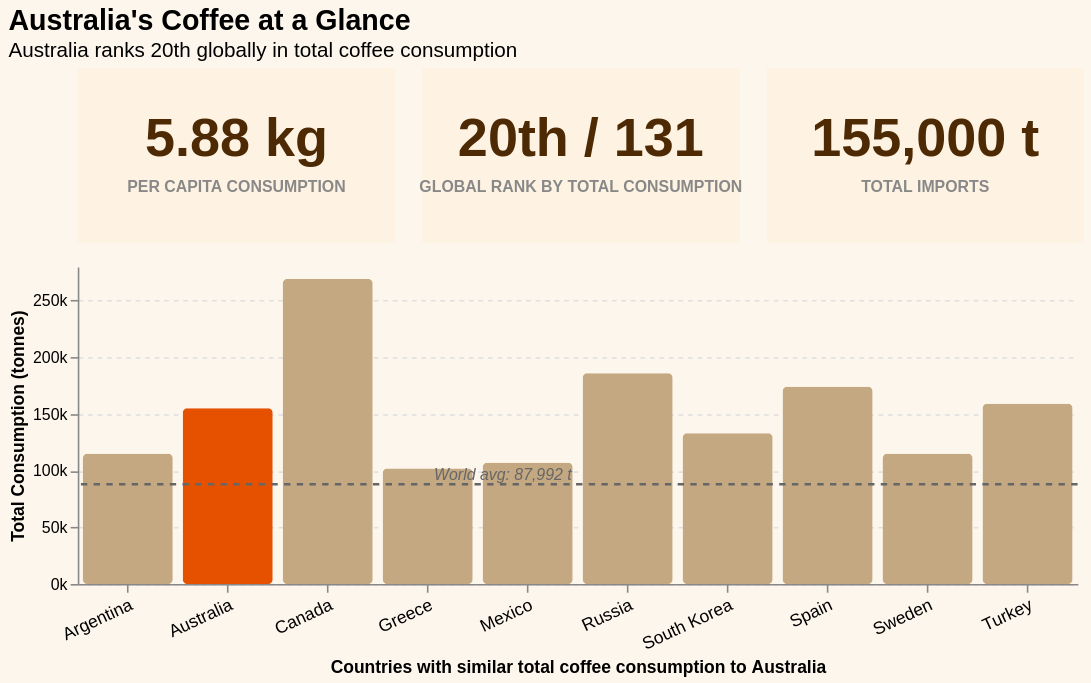

Write a Vega-Lite specification for this figure.
### Vega-Lite specification from a JSON file in a GitHub repository (floating-point values rounded to 4 significant figures)
{"$schema": "https://vega.github.io/schema/vega-lite/v6.json", "background": "#fdf6ec", "title": {"text": "Australia's Coffee at a Glance", "subtitle": "Australia ranks 20th globally in total coffee consumption", "fontSize": 18, "subtitleFontSize": 13, "anchor": "start"}, "config": {"view": {"stroke": null}, "concat": {"spacing": 15}}, "vconcat": [{"hconcat": [{"width": 200, "height": 110, "view": {"fill": "#fef3e2"}, "layer": [{"data": {"values": [{"x": 100, "y": 45, "text": "5.88 kg"}]}, "mark": {"type": "text", "fontSize": 34, "fontWeight": "bold", "color": "#4e2a04"}, "encoding": {"x": {"field": "x", "type": "quantitative", "scale": {"domain": [0, 200]}, "axis": null}, "y": {"field": "y", "type": "quantitative", "scale": {"domain": [0, 110], "reverse": true}, "axis": null}, "text": {"field": "text", "type": "nominal"}}}, {"data": {"values": [{"x": 100, "y": 75, "text": "PER CAPITA CONSUMPTION"}]}, "mark": {"type": "text", "fontSize": 10, "fontWeight": "bold", "color": "#888888"}, "encoding": {"x": {"field": "x", "type": "quantitative", "scale": {"domain": [0, 200]}, "axis": null}, "y": {"field": "y", "type": "quantitative", "scale": {"domain": [0, 110], "reverse": true}, "axis": null}, "text": {"field": "text", "type": "nominal"}}}]}, {"width": 200, "height": 110, "view": {"fill": "#fef3e2"}, "layer": [{"data": {"values": [{"x": 100, "y": 45, "text": "20th / 131"}]}, "mark": {"type": "text", "fontSize": 34, "fontWeight": "bold", "color": "#4e2a04"}, "encoding": {"x": {"field": "x", "type": "quantitative", "scale": {"domain": [0, 200]}, "axis": null}, "y": {"field": "y", "type": "quantitative", "scale": {"domain": [0, 110], "reverse": true}, "axis": null}, "text": {"field": "text", "type": "nominal"}}}, {"data": {"values": [{"x": 100, "y": 75, "text": "GLOBAL RANK BY TOTAL CONSUMPTION"}]}, "mark": {"type": "text", "fontSize": 10, "fontWeight": "bold", "color": "#888888"}, "encoding": {"x": {"field": "x", "type": "quantitative", "scale": {"domain": [0, 200]}, "axis": null}, "y": {"field": "y", "type": "quantitative", "scale": {"domain": [0, 110], "reverse": true}, "axis": null}, "text": {"field": "text", "type": "nominal"}}}]}, {"width": 200, "height": 110, "view": {"fill": "#fef3e2"}, "layer": [{"data": {"values": [{"x": 100, "y": 45, "text": "155,000 t"}]}, "mark": {"type": "text", "fontSize": 34, "fontWeight": "bold", "color": "#4e2a04"}, "encoding": {"x": {"field": "x", "type": "quantitative", "scale": {"domain": [0, 200]}, "axis": null}, "y": {"field": "y", "type": "quantitative", "scale": {"domain": [0, 110], "reverse": true}, "axis": null}, "text": {"field": "text", "type": "nominal"}}}, {"data": {"values": [{"x": 100, "y": 75, "text": "TOTAL IMPORTS"}]}, "mark": {"type": "text", "fontSize": 10, "fontWeight": "bold", "color": "#888888"}, "encoding": {"x": {"field": "x", "type": "quantitative", "scale": {"domain": [0, 200]}, "axis": null}, "y": {"field": "y", "type": "quantitative", "scale": {"domain": [0, 110], "reverse": true}, "axis": null}, "text": {"field": "text", "type": "nominal"}}}]}]}, {"width": 630, "height": 200, "data": {"values": [{"Country": "Canada", "tonnes": 269000, "highlight": false}, {"Country": "Russia", "tonnes": 186000, "highlight": false}, {"Country": "Spain", "tonnes": 174000, "highlight": false}, {"Country": "Turkey", "tonnes": 159000, "highlight": false}, {"Country": "Australia", "tonnes": 155000, "highlight": true}, {"Country": "South Korea", "tonnes": 133000, "highlight": false}, {"Country": "Argentina", "tonnes": 115000, "highlight": false}, {"Country": "Sweden", "tonnes": 115000, "highlight": false}, {"Country": "Mexico", "tonnes": 107000, "highlight": false}, {"Country": "Greece", "tonnes": 102000, "highlight": false}]}, "layer": [{"mark": {"type": "bar", "cornerRadius": 3}, "encoding": {"x": {"field": "Country", "type": "nominal", "sort": {"field": "tonnes", "order": "descending"}, "axis": {"title": "Countries with similar total coffee consumption to Australia", "labelAngle": -25, "labelFontSize": 11, "titleFontSize": 11}}, "y": {"field": "tonnes", "type": "quantitative", "axis": {"title": "Total Consumption (tonnes)", "format": "~s", "titleFontSize": 11, "grid": true, "gridDash": [3, 3], "gridColor": "#e0e0e0"}}, "color": {"condition": {"test": "datum.highlight", "value": "#e65100"}, "value": "#c4a882"}, "tooltip": [{"field": "Country", "type": "nominal", "title": "Country"}, {"field": "tonnes", "type": "quantitative", "title": "Total Consumption (tonnes)", "format": ","}]}}, {"mark": {"type": "rule", "color": "#666", "strokeDash": [4, 4], "strokeWidth": 1.5}, "data": {"values": [{"y": 87992}]}, "encoding": {"y": {"field": "y", "type": "quantitative"}}}, {"mark": {"type": "text", "align": "left", "dx": 4, "dy": -6, "fontSize": 10, "color": "#666", "fontStyle": "italic"}, "data": {"values": [{"x": "Greece", "y": 87992, "label": "World avg: 87,992 t"}]}, "encoding": {"x": {"field": "x", "type": "nominal"}, "y": {"field": "y", "type": "quantitative"}, "text": {"field": "label", "type": "nominal"}}}]}]}
